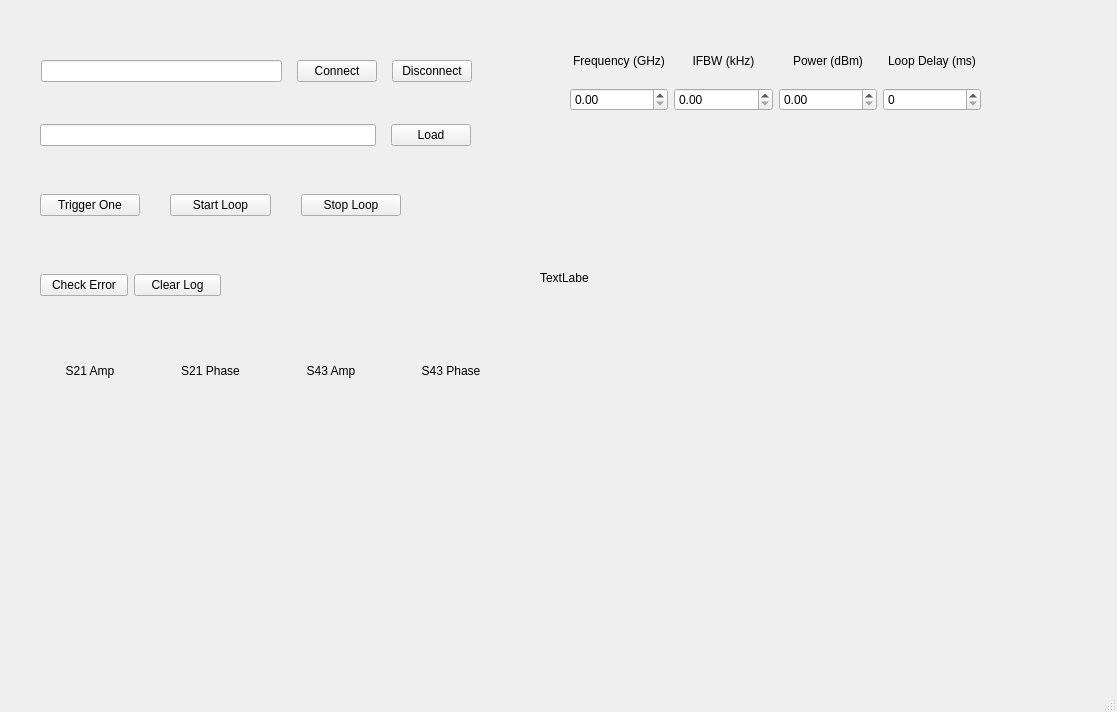
<?xml version="1.0" encoding="UTF-8"?>
<ui version="4.0">
 <class>MainWindow</class>
 <widget class="QMainWindow" name="MainWindow">
  <property name="geometry">
   <rect>
    <x>0</x>
    <y>0</y>
    <width>1117</width>
    <height>712</height>
   </rect>
  </property>
  <property name="windowTitle">
   <string>MainWindow</string>
  </property>
  <widget class="QWidget" name="centralwidget">
   <widget class="QLabel" name="label_5">
    <property name="geometry">
     <rect>
      <x>540</x>
      <y>270</y>
      <width>49</width>
      <height>16</height>
     </rect>
    </property>
    <property name="text">
     <string>TextLabel</string>
    </property>
   </widget>
   <widget class="QWidget" name="">
    <property name="geometry">
     <rect>
      <x>41</x>
      <y>41</y>
      <width>431</width>
      <height>61</height>
     </rect>
    </property>
    <layout class="QHBoxLayout" name="horizontalLayout">
     <property name="spacing">
      <number>15</number>
     </property>
     <item>
      <widget class="QLineEdit" name="editVisaAddr">
       <property name="text">
        <string/>
       </property>
      </widget>
     </item>
     <item>
      <widget class="QPushButton" name="btnConnect">
       <property name="text">
        <string>Connect</string>
       </property>
      </widget>
     </item>
     <item>
      <widget class="QPushButton" name="btnDisconnect">
       <property name="text">
        <string>Disconnect</string>
       </property>
      </widget>
     </item>
    </layout>
   </widget>
   <widget class="QWidget" name="">
    <property name="geometry">
     <rect>
      <x>40</x>
      <y>100</y>
      <width>431</width>
      <height>71</height>
     </rect>
    </property>
    <layout class="QHBoxLayout" name="horizontalLayout_2">
     <property name="spacing">
      <number>15</number>
     </property>
     <item>
      <widget class="QLineEdit" name="editCsaPath"/>
     </item>
     <item>
      <widget class="QPushButton" name="btnLoadState">
       <property name="text">
        <string>Load</string>
       </property>
      </widget>
     </item>
    </layout>
   </widget>
   <widget class="QWidget" name="">
    <property name="geometry">
     <rect>
      <x>40</x>
      <y>180</y>
      <width>361</width>
      <height>51</height>
     </rect>
    </property>
    <layout class="QHBoxLayout" name="horizontalLayout_3">
     <property name="spacing">
      <number>30</number>
     </property>
     <item>
      <widget class="QPushButton" name="btnTrigOnce">
       <property name="text">
        <string>Trigger One</string>
       </property>
      </widget>
     </item>
     <item>
      <widget class="QPushButton" name="btnStartLoop">
       <property name="sizePolicy">
        <sizepolicy hsizetype="Minimum" vsizetype="Fixed">
         <horstretch>0</horstretch>
         <verstretch>0</verstretch>
        </sizepolicy>
       </property>
       <property name="baseSize">
        <size>
         <width>0</width>
         <height>0</height>
        </size>
       </property>
       <property name="text">
        <string>Start Loop</string>
       </property>
      </widget>
     </item>
     <item>
      <widget class="QPushButton" name="btnStopLoop">
       <property name="text">
        <string>Stop Loop</string>
       </property>
      </widget>
     </item>
    </layout>
   </widget>
   <widget class="QWidget" name="">
    <property name="geometry">
     <rect>
      <x>40</x>
      <y>250</y>
      <width>181</width>
      <height>71</height>
     </rect>
    </property>
    <layout class="QHBoxLayout" name="horizontalLayout_5">
     <item>
      <widget class="QPushButton" name="btnCheckErr">
       <property name="text">
        <string>Check Error</string>
       </property>
      </widget>
     </item>
     <item>
      <widget class="QPushButton" name="btnClearLog">
       <property name="text">
        <string>Clear Log</string>
       </property>
      </widget>
     </item>
    </layout>
   </widget>
   <widget class="QWidget" name="">
    <property name="geometry">
     <rect>
      <x>570</x>
      <y>40</y>
      <width>411</width>
      <height>71</height>
     </rect>
    </property>
    <layout class="QHBoxLayout" name="horizontalLayout_4">
     <item>
      <layout class="QVBoxLayout" name="verticalLayout">
       <property name="spacing">
        <number>6</number>
       </property>
       <item>
        <widget class="QLabel" name="label">
         <property name="text">
          <string>Frequency (GHz)</string>
         </property>
         <property name="alignment">
          <set>Qt::AlignmentFlag::AlignCenter</set>
         </property>
        </widget>
       </item>
       <item>
        <widget class="QDoubleSpinBox" name="spinFreqGHz"/>
       </item>
      </layout>
     </item>
     <item>
      <layout class="QVBoxLayout" name="verticalLayout_2">
       <item>
        <widget class="QLabel" name="label_2">
         <property name="sizePolicy">
          <sizepolicy hsizetype="Preferred" vsizetype="Preferred">
           <horstretch>0</horstretch>
           <verstretch>0</verstretch>
          </sizepolicy>
         </property>
         <property name="text">
          <string>IFBW (kHz)</string>
         </property>
         <property name="alignment">
          <set>Qt::AlignmentFlag::AlignCenter</set>
         </property>
        </widget>
       </item>
       <item>
        <widget class="QDoubleSpinBox" name="spinIFBWkHz"/>
       </item>
      </layout>
     </item>
     <item>
      <layout class="QVBoxLayout" name="verticalLayout_3">
       <item>
        <widget class="QLabel" name="label_3">
         <property name="text">
          <string>Power (dBm)</string>
         </property>
         <property name="alignment">
          <set>Qt::AlignmentFlag::AlignCenter</set>
         </property>
        </widget>
       </item>
       <item>
        <widget class="QDoubleSpinBox" name="doubleSpinBox"/>
       </item>
      </layout>
     </item>
     <item>
      <layout class="QVBoxLayout" name="verticalLayout_4">
       <item>
        <widget class="QLabel" name="label_4">
         <property name="text">
          <string>Loop Delay (ms)</string>
         </property>
         <property name="alignment">
          <set>Qt::AlignmentFlag::AlignCenter</set>
         </property>
        </widget>
       </item>
       <item>
        <widget class="QSpinBox" name="spinLoopDelay"/>
       </item>
      </layout>
     </item>
    </layout>
   </widget>
   <widget class="QWidget" name="">
    <property name="geometry">
     <rect>
      <x>40</x>
      <y>340</y>
      <width>461</width>
      <height>61</height>
     </rect>
    </property>
    <layout class="QHBoxLayout" name="horizontalLayout_6">
     <property name="spacing">
      <number>20</number>
     </property>
     <item>
      <widget class="QLabel" name="lblS21Amp">
       <property name="text">
        <string>S21 Amp</string>
       </property>
       <property name="alignment">
        <set>Qt::AlignmentFlag::AlignCenter</set>
       </property>
      </widget>
     </item>
     <item>
      <widget class="QLabel" name="lblS21Phase">
       <property name="text">
        <string>S21 Phase</string>
       </property>
       <property name="alignment">
        <set>Qt::AlignmentFlag::AlignCenter</set>
       </property>
      </widget>
     </item>
     <item>
      <widget class="QLabel" name="lblS43Amp">
       <property name="text">
        <string>S43 Amp</string>
       </property>
       <property name="alignment">
        <set>Qt::AlignmentFlag::AlignCenter</set>
       </property>
      </widget>
     </item>
     <item>
      <widget class="QLabel" name="lblS43Phase">
       <property name="text">
        <string>S43 Phase</string>
       </property>
       <property name="alignment">
        <set>Qt::AlignmentFlag::AlignCenter</set>
       </property>
      </widget>
     </item>
    </layout>
   </widget>
  </widget>
  <widget class="QMenuBar" name="menubar">
   <property name="geometry">
    <rect>
     <x>0</x>
     <y>0</y>
     <width>1117</width>
     <height>21</height>
    </rect>
   </property>
  </widget>
  <widget class="QStatusBar" name="statusbar"/>
 </widget>
 <resources/>
 <connections/>
</ui>
